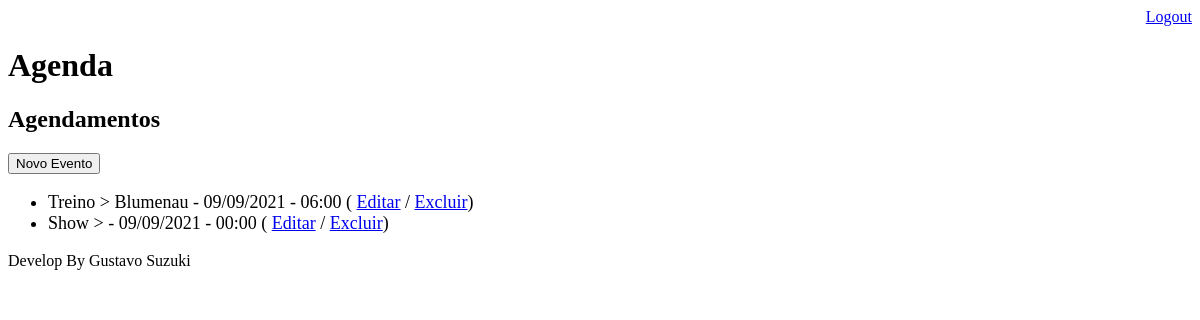
Page /agenda/ (signed in) on the earlier database version.
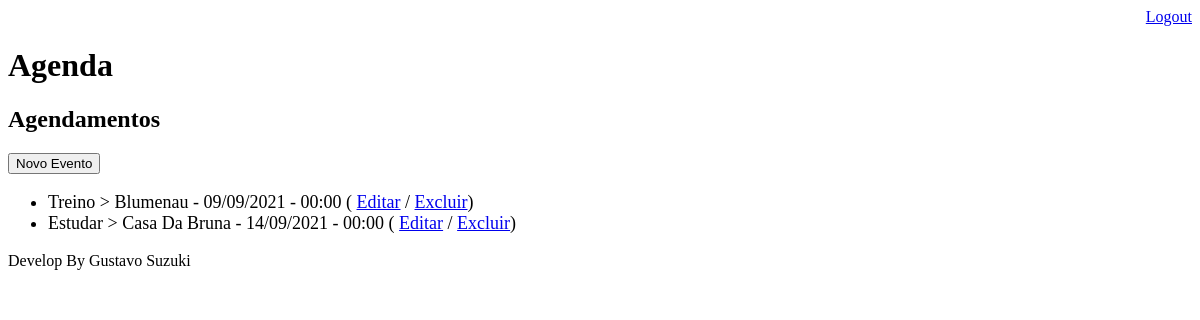
Same page on the later database version.
### core/models.py (models this page shows, shortened)
class Evento(models.Model):
    titulo = models.CharField(max_length=100)
    descricao = models.TextField(blank=True, null=True)
    local = models.TextField(max_length=100)
    data_evento = models.DateTimeField(verbose_name="DATA DO EVENTO")
    data_criacao = models.DateTimeField(auto_now=True)
    usuario = models.ForeignKey(User, on_delete=models.CASCADE)
    class Meta:
        db_table = 'evento'
    def get_data_evento(self):
        return self.data_evento.strftime('%d/%m/%Y - %H:%M')
    def get_evento_atrasado(self):
        if self.data_evento < datetime.now():
            return True
        else:
            return False

### core/views.py (the view)
# urls.py: path('agenda/', views.lista_eventos),
@csrf_exempt
@login_required(login_url='/login/')
def lista_eventos(request):
    usuario = request.user
    data_atual = datetime.now() - timedelta(hours=1)
    evento = Evento.objects.filter(usuario=usuario,
                                   data_evento__gt=data_atual)
    dados = {'eventos': evento}
    return render(request, 'agenda.html', dados)

### templates/agenda.html (shortened to what this page needs)
{% extends "model-page.html" %}
{% block content %}
    <h2>Agendamentos</h2>
    <a href="evento/">
        <button type="button">Novo Evento</button>
    </a>
    <ul style="font-size: 18px">
        {% for evento in eventos %}
            <li>
                <div style=>
                    {{ evento.titulo }} > {{ evento.local }} - {{ evento.get_data_evento }}
                    ( <a href="evento/?id={{ evento.id }}">Editar</a>
                    / <a href="evento/delete/{{ evento.id }}/">Excluir</a>)
                </div>
            </li>
        {% endfor %}
    </ul>
{% endblock %}

### templates/model-page.html
<!DOCTYPE html>
<html lang="en">
<head>
    {% include "model-header.html" %}
</head>
<body>
    {% block content %} {% endblock %}
    {% include "model-footer.html" %}
</body>
</html>

### templates/model-header.html (shortened to what this page needs)
<div align="right">
    <a  href="/logout">Logout</a>
</div>
<h1>Agenda</h1>

### templates/model-footer.html
<p>Develop By Gustavo Suzuki</p>

Differences in the rows shown:
removed Evento: titulo "Show", get_data_evento "09/09/2021 - 00:00"
changed Evento "Treino": get_data_evento "09/09/2021 - 06:00" → "09/09/2021 - 00:00"
added Evento: titulo "Estudar", local "Casa Da Bruna", get_data_evento "14/09/2021 - 00:00"
